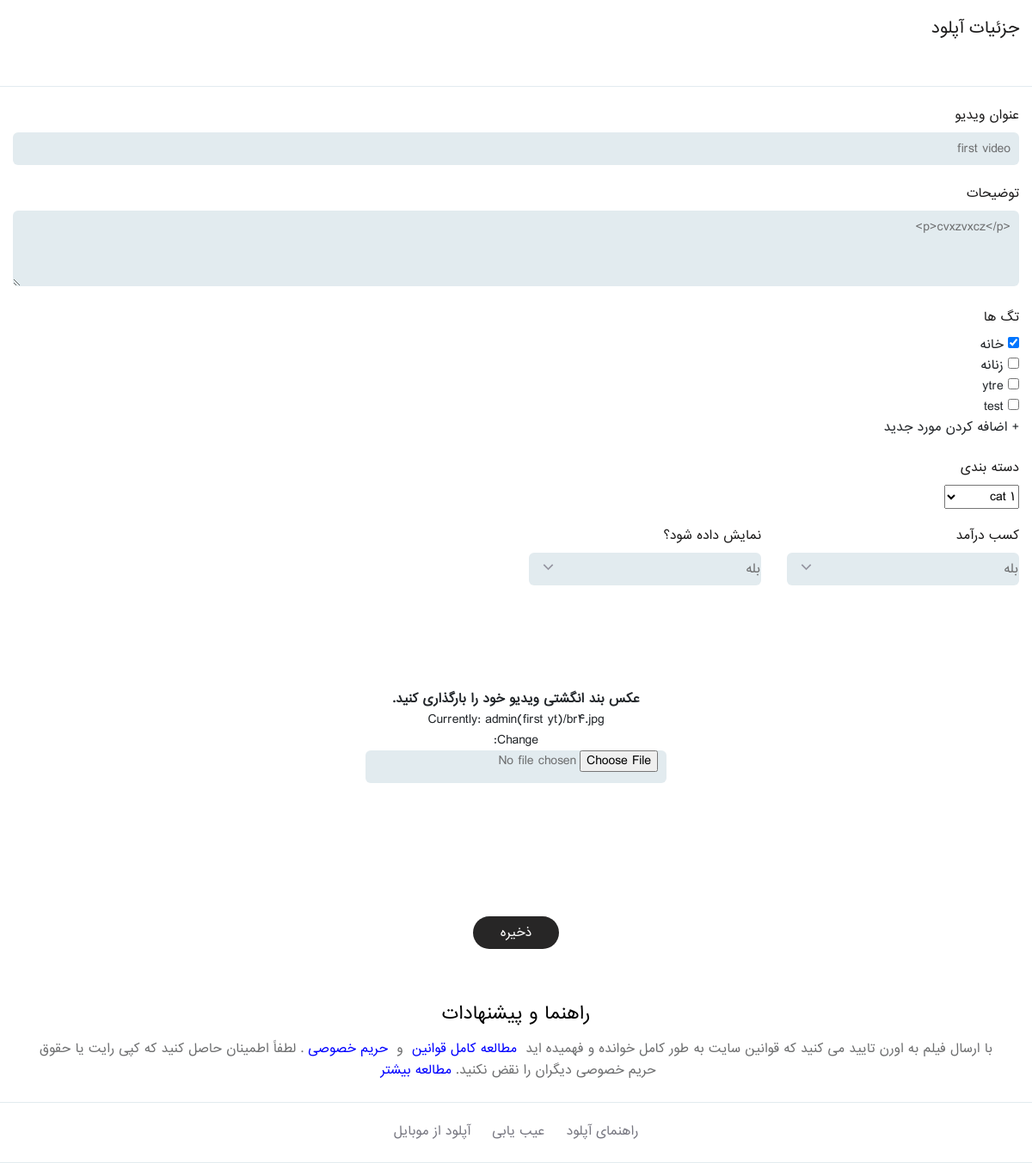
Before: /upload_edit/11/ with the older database file.
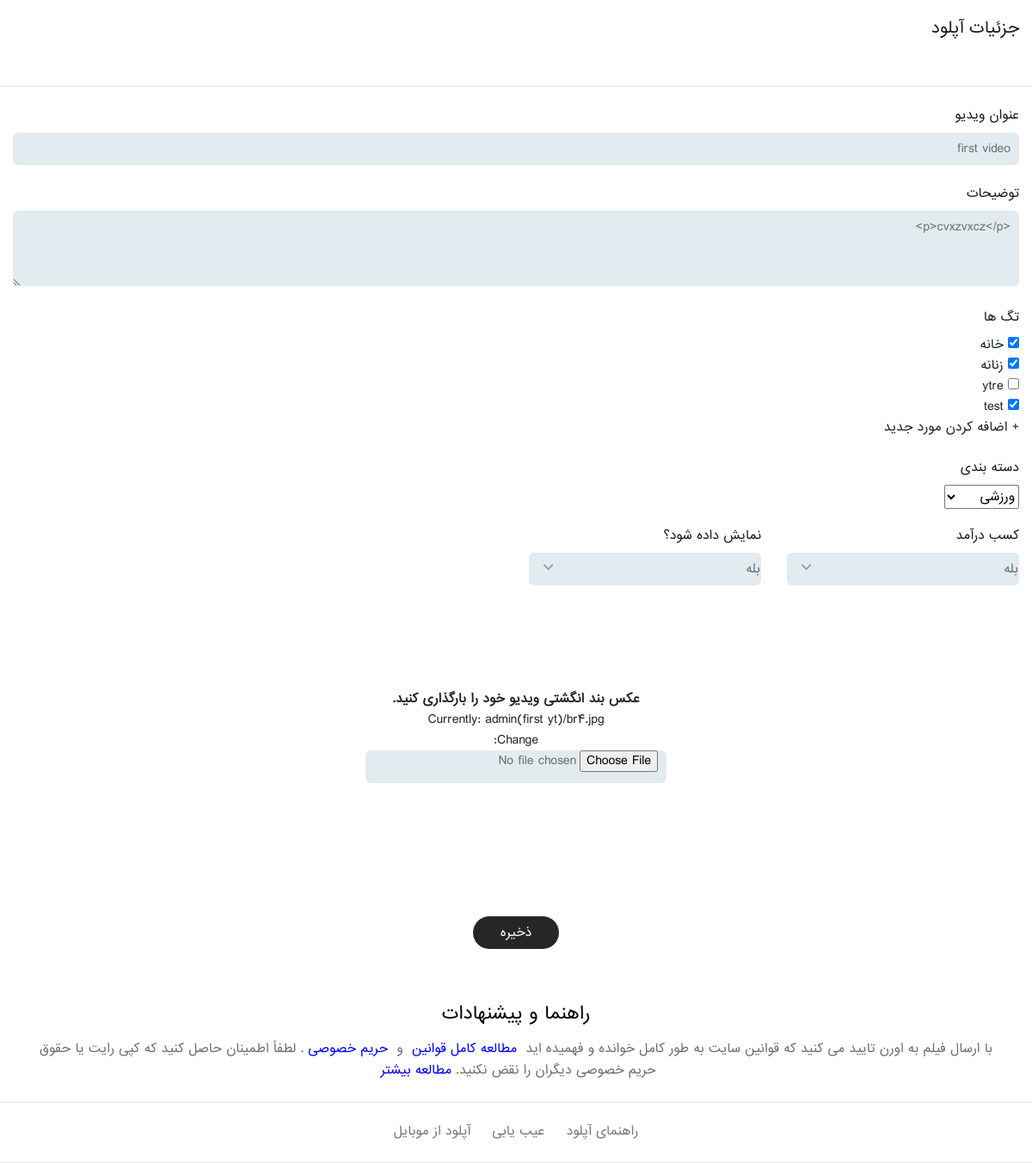
After: the same page with the newer database file.
### youtube/models.py (models this page shows, shortened)
class Video(models.Model):
    youtuber = models.ForeignKey('account.Profile',on_delete=models.CASCADE)
    title = models.CharField(max_length=255)
    description = RichTextUploadingField()
    category = models.ForeignKey('Category',on_delete=models.PROTECT,null=True)
    video = models.FileField(upload_to=get_upload_path)
    video_time = models.CharField(max_length=15,null=True,blank=True)
    thumbnail = models.ImageField(upload_to=get_upload_path)
    monetize = models.BooleanField(default=True)
    tags = models.ManyToManyField('VideoTag')
    pin_comment = models.CharField(max_length=10,null=True,blank=True)
    like = models.ManyToManyField('account.Profile',related_name='like')
    published = models.BooleanField(default=False)
    show = models.BooleanField(default=True)
    created = models.DateTimeField(auto_now_add=True)
    updated = models.DateTimeField(auto_now=True)
    objects = VideoManager()

### youtube/views.py (the view)
# urls.py: path('upload_edit/<id>/',views.upload_edit,name='upload_edit'),
def upload_edit(request,id):
    video = Video.objects.get(id=id)
    if request.method == 'POST':
        form = VideoEditForm(request.POST,request.FILES,instance=video)
        if form.is_valid():
            video = form.save()
            video.save()
            messages.success(request,'ویدیو شما با موفقیت ادیت شد.')
        else:
            print(form.errors)
            messages.error(request,'.لطفا همه فیلد رو با دقت کامل کنید')
    else:
        form = VideoEditForm(instance=video)
    context = {
        'form' : form,
        'video' : video,
    }
    return render(request,'upload_edit.html',context)

### youtube/forms.py
class VideoEditForm(forms.ModelForm):
    class Meta:
        model = Video
        fields = ['title','description','thumbnail','monetize','tags','category','published']
    tags = forms.ModelMultipleChoiceField(
        queryset=VideoTag.objects.all(),
        widget=forms.CheckboxSelectMultiple(attrs={'style':'width : unset ; height : unset'})
    )

### youtube/models.py (called while the page is built)
    def __str__(self):
        return self.name

    def __str__(self):
        return self.name

### templates/upload_edit.html (shortened to what this page needs)
{% extends 'base.html' %}
{% load static %}
{% block body %}
<section class="upload-detail">
	<div class="container">
		<h3>جزئیات آپلود</h3>
	</div>
</section>
<section class="vid-title-sec">
	<div class="container">
		<form method='post' enctype="multipart/form-data">
			<div class="vid-title">
				<h2 class="title-hd">عنوان ویدیو </h2>
				<div class="form_field">
					{{form.title}}
				</div>
			</div>
			<div class="abt-vidz-pr">
				<h2 class="title-hd"> توضیحات </h2>
				<div class="form_field">
					{{form.description|safe}}
				</div>
			</div>
			<div class="cls-vidz">
				<div class="row">
					<div class="col-lg-9 col-md-9 col-sm-8 col-12">
						<h2 class="title-hd">تگ ها</h2>
						<div class="form_field pr">
							{{form.tags}}
						</div>
						<a href="#" id='add-tag' >
							+ اضافه کردن مورد جدید
						</a>
					</div>
				</div>
			</div>
			<br>
			<div class="cls-vidz">
				<div class="row">
					<div class="col-lg-9 col-md-9 col-sm-8 col-12">
						<h2 class="title-hd">دسته بندی</h2>
						<div class="form_field pr">
							{{form.category}}
						</div>
					</div>
				</div>
			</div>
			<div class="abt-tags">
				<div class="row">
					<div class="col-lg-3 col-md-3 col-sm-6 col-12">
						<div class="option">
							<h2 class="title-hd">کسب درآمد </h2>
							<div class="form_field">
								<select name='monetize'>
									<option value='on'{% if video.monetize %}selected{% endif %}>بله</option>
								</select>
								<a href="javascript:void(0)" title="" class="arw_vz">
									<svg width="24" height="26" viewBox="0 0 24 26" fill="none" xmlns="http://www.w3.org/2000/svg">
										<path fill-rule="evenodd" clip-rule="evenodd" d="M19.9394 7.51447L22.0607 9.63579L12 19.6964L1.93936 9.63579L4.06068 7.51447L12 15.4538L19.9394 7.51447Z" fill="#9494A0"></path>
									</svg>
								</a>
							</div>
						</div>
					</div>
					<div class="col-lg-3 col-md-3 col-sm-4 col-12">
						<div class="option">
							<h2 class="title-hd">نمایش داده شود؟</h2>
							<div class="form_field">
								<select name='published'>
									<option value='on' {% if video.published %}selected{% endif %}>بله</option>
								</select>
								<a href="javascript:void(0)" title="" class="arw_vz">
									<svg width="24" height="26" viewBox="0 0 24 26" fill="none" xmlns="http://www.w3.org/2000/svg">
										<path fill-rule="evenodd" clip-rule="evenodd" d="M19.9394 7.51447L22.0607 9.63579L12 19.6964L1.93936 9.63579L4.06068 7.51447L12 15.4538L19.9394 7.51447Z" fill="#9494A0"></path>
									</svg>
								</a>
							</div>
						</div>
					</div>
				</div>
			</div>
			<div class="category">
				<div class="category-typ">
					<div class="video-file">
						<h3>عکس بند انگشتی ویدیو خود را بارگذاری کنید.</h3>
						{{form.thumbnail}}
					</div>
					<div class="btn-sbmit">
						<button type="submit" > ذخیره</button>
					</div>
				</div>
			</div>
		</form>
	</div>
</section>
<section class="suggestions">
	<div class="container">
		<div class="sgst_content">
			<h3>راهنما و پیشنهادات</h3>
			<p>با ارسال فیلم به اورن تایید می کنید که قوانین سایت به طور کامل خوانده و فهمیده اید <a href="#" title=""> مطالعه کامل قوانین </a> و <a href="#" title=""> حریم خصوصی </a>. لطفاً اطمینان حاصل کنید که کپی رایت یا حقوق حریم خصوصی دیگران را نقض نکنید.<a href="#"> مطالعه بیشتر</a></p>
		</div>
	</div>
</section>
<div class="abt-vidz">
	<ul>
		<li>
			<a href="#">راهنمای آپلود </a>
		</li>
		<li>
			<a href="#">عیب یابی </a>
		</li>
		<li>
			<a href="#">آپلود از موبایل </a>
		</li>
	</ul>
</div>
{% endblock body %}

Changed rows visible on the page:
changed Video "first video": category "cat 1" → "ورزشی"
Other visible differences:
form field tags: "☑ ☐ ☐ ☐" → "☑ ☑ ☐ ☑"
